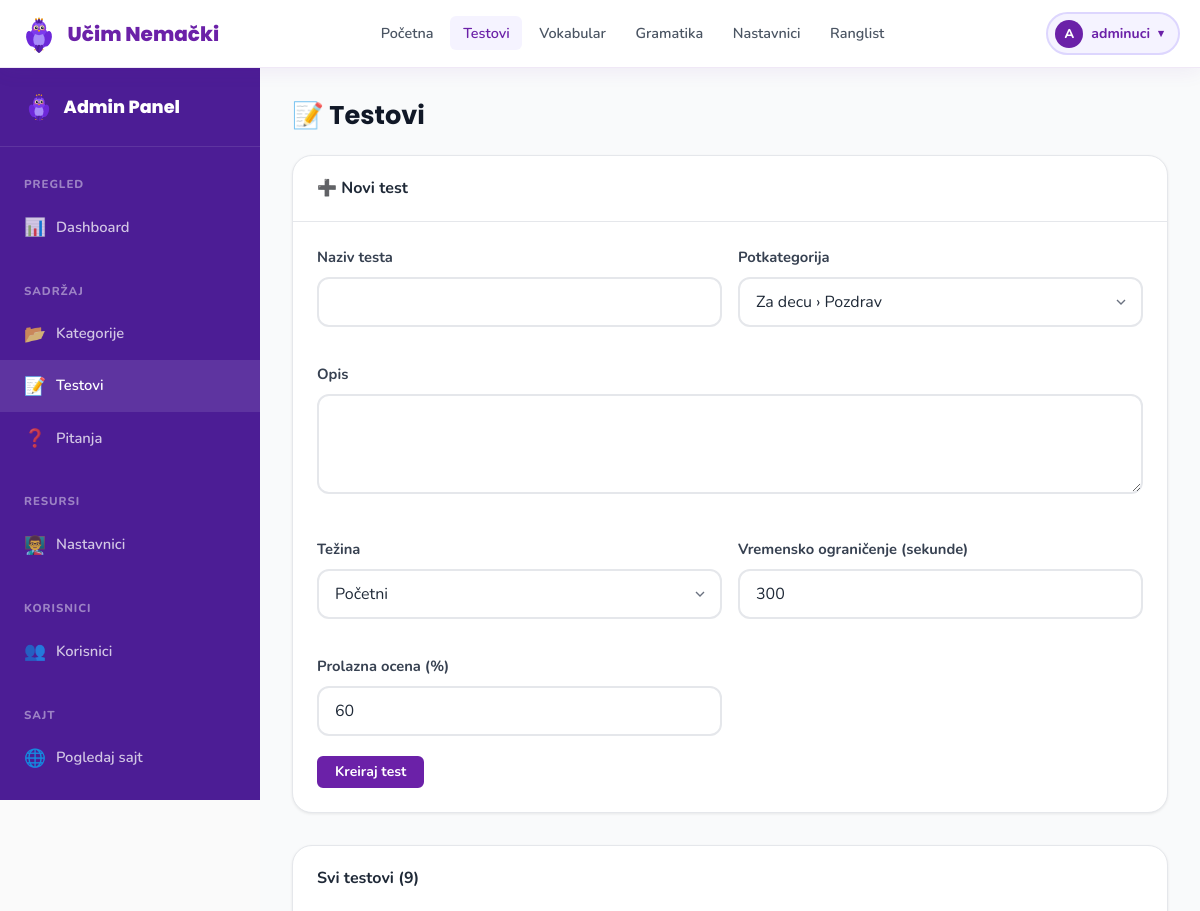
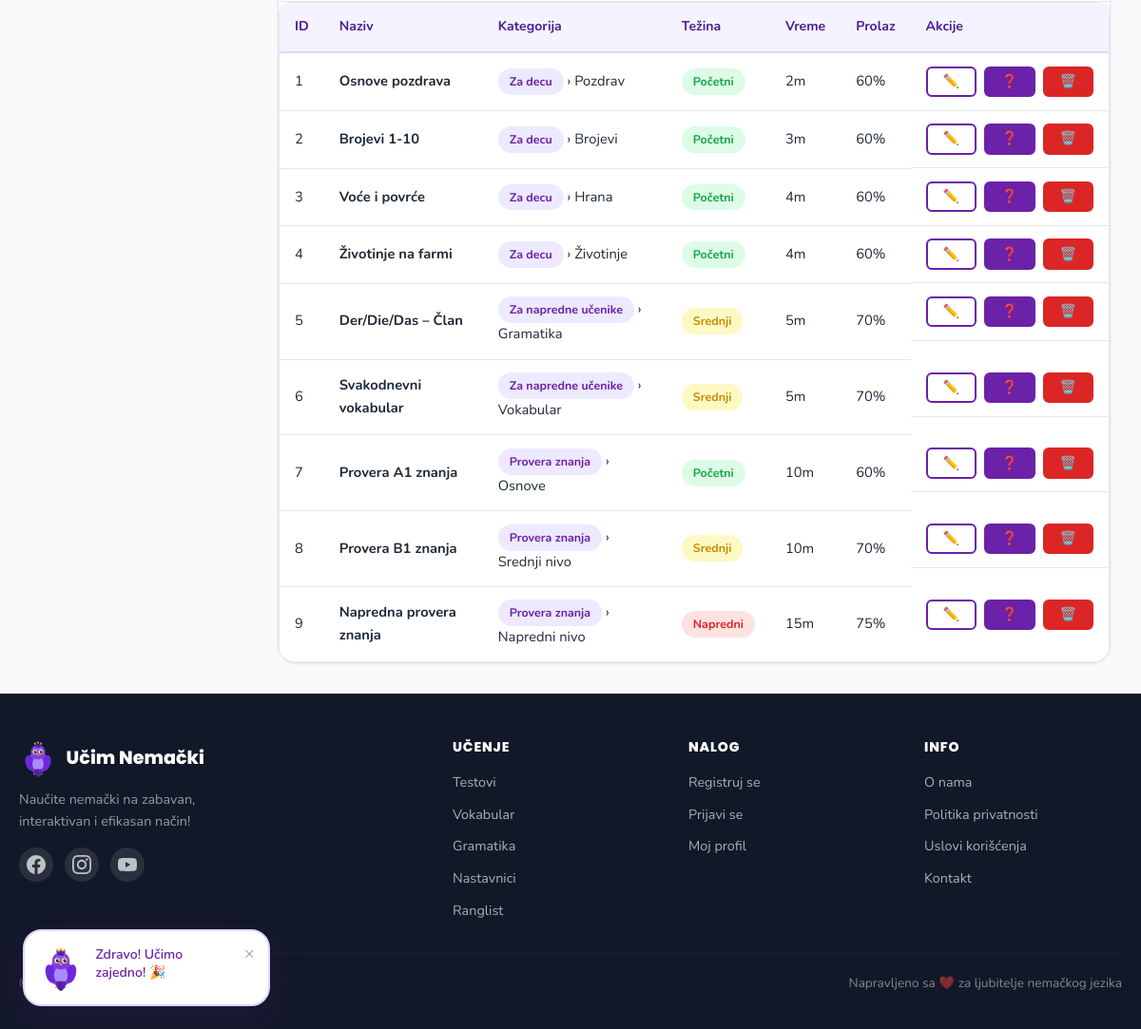
The page /admin/tests.php (signed in) on the database its author committed (2 pictures, top to bottom).
### tables this page shows
CREATE TABLE IF NOT EXISTS users (
    id            INT UNSIGNED AUTO_INCREMENT PRIMARY KEY,
    username      VARCHAR(60)  NOT NULL UNIQUE,
    email         VARCHAR(120) NOT NULL UNIQUE,
    password_hash VARCHAR(255) NOT NULL DEFAULT '',
    role          ENUM('admin','user') NOT NULL DEFAULT 'user',
    google_id     VARCHAR(100) DEFAULT NULL,
    avatar_url    VARCHAR(500) DEFAULT NULL,
    streak        SMALLINT UNSIGNED NOT NULL DEFAULT 0,
    total_points  INT UNSIGNED NOT NULL DEFAULT 0,
    last_login    DATETIME     DEFAULT NULL,
    created_at    DATETIME     NOT NULL DEFAULT CURRENT_TIMESTAMP
);

CREATE TABLE IF NOT EXISTS tests (
    id            SMALLINT UNSIGNED AUTO_INCREMENT PRIMARY KEY,
    subcategory_id SMALLINT UNSIGNED NOT NULL,
    title         VARCHAR(200) NOT NULL,
    description   TEXT         DEFAULT NULL,
    difficulty    ENUM('beginner','intermediate','advanced') NOT NULL DEFAULT 'beginner',
    time_limit    SMALLINT UNSIGNED NOT NULL DEFAULT 300 COMMENT 'seconds',
    passing_score TINYINT UNSIGNED NOT NULL DEFAULT 60  COMMENT 'percentage',
    created_at    DATETIME NOT NULL DEFAULT CURRENT_TIMESTAMP,
    FOREIGN KEY (subcategory_id) REFERENCES subcategories(id) ON DELETE CASCADE
);

CREATE TABLE IF NOT EXISTS categories (
    id          TINYINT UNSIGNED AUTO_INCREMENT PRIMARY KEY,
    name        VARCHAR(100) NOT NULL,
    description TEXT         DEFAULT NULL,
    icon        VARCHAR(10)  NOT NULL DEFAULT '📚',
    color       VARCHAR(20)  NOT NULL DEFAULT '#6B21A8',
    sort_order  TINYINT UNSIGNED NOT NULL DEFAULT 0
);

CREATE TABLE IF NOT EXISTS subcategories (
    id          SMALLINT UNSIGNED AUTO_INCREMENT PRIMARY KEY,
    category_id TINYINT UNSIGNED NOT NULL,
    name        VARCHAR(100) NOT NULL,
    description TEXT         DEFAULT NULL,
    icon        VARCHAR(10)  NOT NULL DEFAULT '📝',
    sort_order  TINYINT UNSIGNED NOT NULL DEFAULT 0,
    FOREIGN KEY (category_id) REFERENCES categories(id) ON DELETE CASCADE
);

### includes/functions.php (called while the page is built, shortened)
<?php
function sanitize(string $input): string {
    return htmlspecialchars(trim($input), ENT_QUOTES | ENT_SUBSTITUTE, 'UTF-8');
}
function isLoggedIn(): bool {
    return !empty($_SESSION['user_id']);
}
function getCurrentUser(): ?array {
    $db   = getDB();
    $id   = (int)$_SESSION['user_id'];
    $stmt = $db->prepare('SELECT id, username, email, role, avatar_url, streak, total_points FROM users WHERE id = ?');
    $stmt->bind_param('i', $id);
    $stmt->execute();
    $row = $stmt->get_result()->fetch_assoc();
    return $row ?: null;
}
function formatTime(int $seconds): string {
    $m = (int)floor($seconds / 60);
    $s = $seconds % 60;
    return $s > 0 ? "{$m}m {$s}s" : "{$m}m";
}

### admin/tests.php (the view, shortened to what this page needs)
<?php
$db      = getDB();
$tests = $db->query(
    'SELECT t.*, s.name AS sub_name, c.name AS cat_name FROM tests t
     JOIN subcategories s ON t.subcategory_id=s.id
     JOIN categories c ON s.category_id=c.id
     ORDER BY c.sort_order, s.sort_order, t.id'
)->fetch_all(MYSQLI_ASSOC);
$subcategories = $db->query(
    'SELECT s.*, c.name AS cat_name FROM subcategories s JOIN categories c ON s.category_id=c.id ORDER BY c.sort_order, s.sort_order'
)->fetch_all(MYSQLI_ASSOC);
$editTest = null;
require_once __DIR__ . '/../includes/header.php';
?>
<div class="admin-layout">
    <?php include __DIR__ . '/partials/sidebar.php'; ?>
    <div class="admin-content">
        <h1 class="admin-page-title">📝 Testovi</h1>
        <div class="card mb-4">
            <div class="card-header"><?= $editTest ? 'Izmeni test' : '➕ Novi test' ?></div>
            <div class="card-body">
                <form method="POST">
                    <div class="grid grid-2" style="gap:1rem">
                        <div class="form-group">
                            <label class="form-label">Naziv testa</label>
                            <input type="text" name="title" class="form-control" required value="<?= sanitize($editTest['title'] ?? '') ?>">
                        </div>
                        <div class="form-group">
                            <label class="form-label">Potkategorija</label>
                            <select name="subcategory_id" class="form-select" required>
                                <?php foreach ($subcategories as $s): ?>
                                <option value="<?= (int)$s['id'] ?>" <?= ($editTest && $editTest['subcategory_id']==$s['id']) ? 'selected' : '' ?>><?= sanitize($s['cat_name']) ?> › <?= sanitize($s['name']) ?></option>
                                <?php endforeach; ?>
                            </select>
                        </div>
                        <div class="form-group" style="grid-column:1/-1">
                            <label class="form-label">Opis</label>
                            <textarea name="description" class="form-control" rows="2"><?= sanitize($editTest['description'] ?? '') ?></textarea>
                        </div>
                        <div class="form-group">
                            <label class="form-label">Težina</label>
                            <select name="difficulty" class="form-select">
                                <?php foreach (['beginner'=>'Početni','intermediate'=>'Srednji','advanced'=>'Napredni'] as $v=>$l): ?>
                                <option value="<?= $v ?>" <?= ($editTest && $editTest['difficulty']===$v)?'selected':'' ?>><?= $l ?></option>
                                <?php endforeach; ?>
                            </select>
                        </div>
                        <div class="form-group">
                            <label class="form-label">Vremensko ograničenje (sekunde)</label>
                            <input type="number" name="time_limit" class="form-control" value="<?= (int)($editTest['time_limit'] ?? 300) ?>" min="30" max="3600">
                        </div>
                        <div class="form-group">
                            <label class="form-label">Prolazna ocena (%)</label>
                            <input type="number" name="passing_score" class="form-control" value="<?= (int)($editTest['passing_score'] ?? 60) ?>" min="1" max="100">
                        </div>
                    </div>
                    <div class="d-flex gap-2">
                        <button type="submit" class="btn btn-primary btn-sm"><?= $editTest ? 'Ažuriraj' : 'Kreiraj' ?> test</button>
                    </div>
                </form>
            </div>
        </div>
        <div class="card">
            <div class="card-header">Svi testovi (<?= count($tests) ?>)</div>
            <div class="table-wrapper">
                <table class="table sortable-table">
                    <thead><tr><th>ID</th><th>Naziv</th><th>Kategorija</th><th>Težina</th><th>Vreme</th><th>Prolaz</th><th>Akcije</th></tr></thead>
                    <tbody>
                    <?php foreach ($tests as $t): ?>
                    <tr>
                        <td><?= (int)$t['id'] ?></td>
                        <td><strong><?= sanitize($t['title']) ?></strong></td>
                        <td><span class="badge badge-purple"><?= sanitize($t['cat_name']) ?></span> › <?= sanitize($t['sub_name']) ?></td>
                        <td><span class="badge badge-<?= $t['difficulty'] ?>"><?= ['beginner'=>'Početni','intermediate'=>'Srednji','advanced'=>'Napredni'][$t['difficulty']] ?></span></td>
                        <td><?= formatTime((int)$t['time_limit']) ?></td>
                        <td><?= (int)$t['passing_score'] ?>%</td>
                        <td class="table-actions">
                            <a href="?action=edit&id=<?= (int)$t['id'] ?>" class="btn btn-outline btn-sm">✏️</a>
                            <a href="<?= SITE_URL ?>/admin/questions.php?test_id=<?= (int)$t['id'] ?>" class="btn btn-primary btn-sm">❓</a>
                            <a href="?action=delete&id=<?= (int)$t['id'] ?>" class="btn btn-danger btn-sm" data-confirm="Obrisati test '<?= sanitize($t['title']) ?>'?">🗑️</a>
                        </td>
                    </tr>
                    <?php endforeach; ?>
                    </tbody>
                </table>
            </div>
        </div>
    </div>
</div>
<?php require_once __DIR__ . '/../includes/footer.php'; ?>

### includes/header.php (shortened to what this page needs)
<?php
require_once __DIR__ . '/functions.php';
$currentUser  = getCurrentUser();
$isLoggedIn   = isLoggedIn();
$currentPage  = basename($_SERVER['PHP_SELF'] ?? '');
function navActive(string $page): string {
    global $currentPage;
    return $currentPage === $page ? 'active' : '';
}
$siteRoot = SITE_URL;
?>
<!DOCTYPE html>
<html lang="sr">
<head>
    <link rel="stylesheet" href="<?= $siteRoot ?>/assets/css/main.css">
    <link rel="stylesheet" href="<?= $siteRoot ?>/assets/css/animations.css">
</head>
<body class="<?= isset($bodyClass) ? sanitize($bodyClass) : '' ?>">
<nav class="navbar" id="navbar" role="navigation" aria-label="Glavna navigacija">
    <div class="nav-container">
        <a href="<?= $siteRoot ?>/index.php" class="nav-logo" aria-label="Početna stranica">
            <span class="nav-logo-icon" aria-hidden="true">
                <img src="<?= $siteRoot ?>/assets/images/parrot.svg" alt="" width="38" height="38" class="parrot-logo">
            </span>
            <span class="nav-logo-text">Učim Nemački</span>
        </a>
        <ul class="nav-links" role="list">
            <li><a href="<?= $siteRoot ?>/index.php" class="nav-link <?= navActive('index.php') ?>">Početna</a></li>
            <li><a href="<?= $siteRoot ?>/pages/tests.php" class="nav-link <?= navActive('tests.php') ?>">Testovi</a></li>
            <li><a href="<?= $siteRoot ?>/pages/vocabulary.php" class="nav-link <?= navActive('vocabulary.php') ?>">Vokabular</a></li>
            <li><a href="<?= $siteRoot ?>/pages/grammar.php" class="nav-link <?= navActive('grammar.php') ?>">Gramatika</a></li>
            <li><a href="<?= $siteRoot ?>/pages/teachers.php" class="nav-link <?= navActive('teachers.php') ?>">Nastavnici</a></li>
            <li><a href="<?= $siteRoot ?>/pages/leaderboard.php" class="nav-link <?= navActive('leaderboard.php') ?>">Ranglist</a></li>
        </ul>
        <div class="nav-auth">
            <?php if ($isLoggedIn && $currentUser): ?>
                <div class="user-dropdown" id="userDropdown">
                    <button class="user-avatar-btn" id="userAvatarBtn" aria-haspopup="true" aria-expanded="false">
                        <?php if (!empty($currentUser['avatar_url'])): ?>
                            <img src="<?= sanitize($currentUser['avatar_url']) ?>" alt="Avatar" class="user-avatar-img">
                        <?php else: ?>
                            <span class="user-avatar-placeholder"><?= strtoupper(substr($currentUser['username'], 0, 1)) ?></span>
                        <?php endif; ?>
                        <span class="username-display"><?= sanitize($currentUser['username']) ?></span>
                        <span class="dropdown-arrow">▾</span>
                    </button>
                </div>
            <?php else: ?>
                <a href="<?= $siteRoot ?>/pages/login.php" class="btn btn-outline btn-sm">Prijavi se</a>
                <a href="<?= $siteRoot ?>/pages/register.php" class="btn btn-primary btn-sm">Registruj se</a>
            <?php endif; ?>
        </div>
    </div>
</nav>
<div class="parrot-bubble" id="parrotBubble" aria-live="polite" role="status">
    <div class="parrot-bubble-inner">
        <div class="parrot-mascot-small" aria-hidden="true">
            <img src="<?= $siteRoot ?>/assets/images/parrot.svg" alt="Papagaj maskota" width="48" height="48">
        </div>
        <div class="parrot-message" id="parrotMessage">Zdravo! Učimo zajedno! 🎉</div>
        <button class="parrot-close" id="parrotClose" aria-label="Zatvori poruku papagaja">×</button>
    </div>
</div>
<main id="main-content">

### assets/css/animations.css (style rules this page uses)
.parrot-logo { animation: float 4s ease-in-out infinite; }

### rows shown on the page
users: username "A", username "adminuci"
tests: id "1", title "Osnove pozdrava", categories.name "Za decu", subcategory.name "Pozdrav", difficulty "Početni", time_limit "2m", passing_score "60"
tests: id "2", title "Brojevi 1-10", categories.name "Za decu", subcategory.name "Brojevi", difficulty "Početni", time_limit "3m", passing_score "60"
tests: id "3", title "Voće i povrće", categories.name "Za decu", subcategory.name "Hrana", difficulty "Početni", time_limit "4m", passing_score "60"
tests: id "4", title "Životinje na farmi", categories.name "Za decu", subcategory.name "Životinje", difficulty "Početni", time_limit "4m", passing_score "60"
tests: id "5", title "Der/Die/Das – Član", categories.name "Za napredne učenike", subcategory.name "Gramatika", difficulty "Srednji", time_limit "5m", passing_score "70"
tests: id "6", title "Svakodnevni vokabular", categories.name "Za napredne učenike", subcategory.name "Vokabular", difficulty "Srednji", time_limit "5m", passing_score "70"
tests: id "7", title "Provera A1 znanja", categories.name "Provera znanja", subcategory.name "Osnove", difficulty "Početni", time_limit "10m", passing_score "60"
tests: id "8", title "Provera B1 znanja", categories.name "Provera znanja", subcategory.name "Srednji nivo", difficulty "Srednji", time_limit "10m", passing_score "70"
tests: id "9", title "Napredna provera znanja", categories.name "Provera znanja", subcategory.name "Napredni nivo", difficulty "Napredni", time_limit "15m", passing_score "75"

### other values the page prints
count($tests) "9"
form field subcategory_id "Za decu › Pozdrav"
form field difficulty "Početni"
